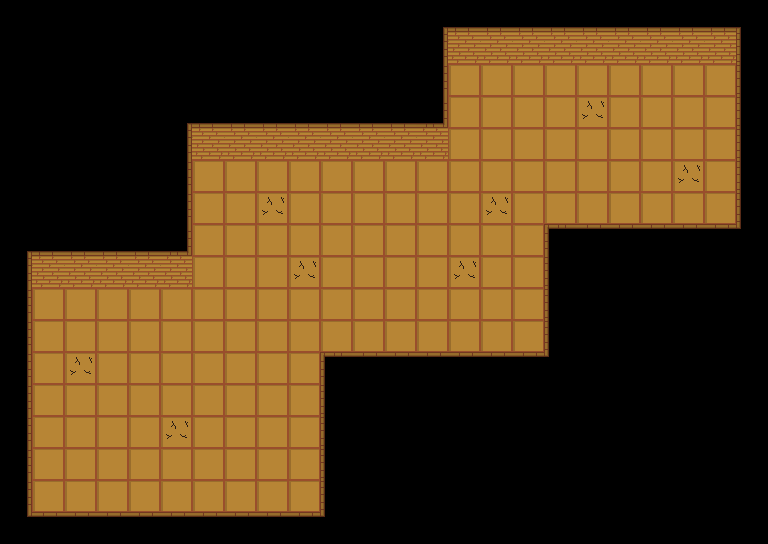

Below is a game level as drawn by its tile map, then a one-line description and the .tmx file that defines it, in full:
An orthogonal 24x17 tile map with 32x32 px tiles, 3 tile layers (Below, Middle, Above) and 2 objects (2x Spawn).

<map version="1.2" tiledversion="1.3.3" orientation="orthogonal" renderorder="right-down" width="24" height="17" tilewidth="32" tileheight="32" infinite="0" nextlayerid="11" nextobjectid="105">
 <editorsettings>
  <export target="Spawn_Home.json" format="json" />
 </editorsettings>
 <tileset firstgid="1" source="Spawn_Home.tsx" />
 <layer id="1" name="Below" width="24" height="17">
  <data encoding="csv">
0,0,0,0,0,0,0,0,0,0,0,0,0,0,0,0,0,0,0,0,0,0,0,0,
0,0,0,0,0,0,0,0,0,0,0,0,0,0,8,8,8,8,8,8,8,8,8,0,
0,0,0,0,0,0,0,0,0,0,0,0,0,0,8,8,8,8,8,8,8,8,8,0,
0,0,0,0,0,0,0,0,0,0,0,0,0,0,8,8,8,8,9,8,8,8,8,0,
0,0,0,0,0,0,8,8,8,8,8,8,8,8,8,8,8,8,8,8,8,8,8,0,
0,0,0,0,0,0,8,8,8,8,8,8,8,8,8,8,8,8,8,8,8,9,8,0,
0,0,0,0,0,0,8,8,9,8,8,8,8,8,8,9,8,8,8,8,8,8,8,0,
0,0,0,0,0,0,8,8,8,8,8,8,8,8,8,8,8,0,0,0,0,0,0,0,
0,8,8,8,8,8,8,8,8,9,8,8,8,8,9,8,8,0,0,0,0,0,0,0,
0,8,8,8,8,8,8,8,8,8,8,8,8,8,8,8,8,0,0,0,0,0,0,0,
0,8,8,8,8,8,8,8,8,8,8,8,8,8,8,8,8,0,0,0,0,0,0,0,
0,8,9,8,8,8,8,8,8,8,0,0,0,0,0,0,0,0,0,0,0,0,0,0,
0,8,8,8,8,8,8,8,8,8,0,0,0,0,0,0,0,0,0,0,0,0,0,0,
0,8,8,8,8,9,8,8,8,8,0,0,0,0,0,0,0,0,0,0,0,0,0,0,
0,8,8,8,8,8,8,8,8,8,0,0,0,0,0,0,0,0,0,0,0,0,0,0,
0,8,8,8,8,8,8,8,8,8,0,0,0,0,0,0,0,0,0,0,0,0,0,0,
0,0,0,0,0,0,0,0,0,0,0,0,0,0,0,0,0,0,0,0,0,0,0,0
</data>
 </layer>
 <layer id="5" name="Middle" width="24" height="17">
  <data encoding="csv">
4,4,4,4,4,4,4,4,4,4,4,4,4,11,1,1,1,1,1,1,1,1,1,12,
4,4,4,4,4,4,4,4,4,4,4,4,4,6,3,3,3,3,3,3,3,3,3,2,
4,4,4,4,4,4,4,4,4,4,4,4,4,6,0,0,0,0,0,0,0,0,0,2,
4,4,4,4,4,11,1,1,1,1,1,1,1,19,0,0,0,0,0,0,0,0,0,2,
4,4,4,4,4,6,3,3,3,3,3,3,3,3,0,0,0,0,0,0,0,0,0,2,
4,4,4,4,4,6,0,0,0,0,0,0,0,0,0,0,0,0,0,0,0,0,0,2,
4,4,4,4,4,6,0,0,0,0,0,0,0,0,0,0,0,0,0,0,0,0,0,2,
11,1,1,1,1,19,0,0,0,0,0,0,0,0,0,0,0,13,7,7,7,7,7,17,
6,3,3,3,3,3,0,0,0,0,0,0,0,0,0,0,0,2,4,4,4,4,4,4,
6,0,0,0,0,0,0,0,0,0,0,0,0,0,0,0,0,2,4,4,4,4,4,4,
6,0,0,0,0,0,0,0,0,0,0,0,0,0,0,0,0,2,4,4,4,4,4,4,
6,0,0,0,0,0,0,0,0,0,13,7,7,7,7,7,7,17,4,4,4,4,4,4,
6,0,0,0,0,0,0,0,0,0,2,4,4,4,4,4,4,4,4,4,4,4,4,4,
6,0,0,0,0,0,0,0,0,0,2,4,4,4,4,4,4,4,4,4,4,4,4,4,
6,0,0,0,0,0,0,0,0,0,2,4,4,4,4,4,4,4,4,4,4,4,4,4,
6,0,0,0,0,0,0,0,0,0,2,4,4,4,4,4,4,4,4,4,4,4,4,4,
16,7,7,7,7,7,7,7,7,7,17,4,4,4,4,4,4,4,4,4,4,4,4,4
</data>
 </layer>
 <layer id="4" name="Above" width="24" height="17">
  <data encoding="csv">
0,0,0,0,0,0,0,0,0,0,0,0,0,0,0,0,0,0,0,0,0,0,0,0,
0,0,0,0,0,0,0,0,0,0,0,0,0,0,0,0,0,0,0,0,0,0,0,0,
0,0,0,0,0,0,0,0,0,0,0,0,0,0,0,0,0,0,0,0,0,0,0,0,
0,0,0,0,0,0,0,0,0,0,0,0,0,0,0,0,0,0,0,0,0,0,0,0,
0,0,0,0,0,0,0,0,0,0,0,0,0,0,0,0,0,0,0,0,0,0,0,0,
0,0,0,0,0,0,0,0,0,0,0,0,0,0,0,0,0,0,0,0,0,0,0,0,
0,0,0,0,0,0,0,0,0,0,0,0,0,0,0,0,0,0,0,0,0,0,0,0,
0,0,0,0,0,0,0,0,0,0,0,0,0,0,0,0,0,0,0,0,0,0,0,0,
0,0,0,0,0,0,0,0,0,0,0,0,0,0,0,0,0,0,0,0,0,0,0,0,
0,0,0,0,0,0,0,0,0,0,0,0,0,0,0,0,0,0,0,0,0,0,0,0,
0,0,0,0,0,0,0,0,0,0,0,0,0,0,0,0,0,0,0,0,0,0,0,0,
0,0,0,0,0,0,0,0,0,0,0,0,0,0,0,0,0,0,0,0,0,0,0,0,
0,0,0,0,0,0,0,0,0,0,0,0,0,0,0,0,0,0,0,0,0,0,0,0,
0,0,0,0,0,0,0,0,0,0,0,0,0,0,0,0,0,0,0,0,0,0,0,0,
0,0,0,0,0,0,0,0,0,0,0,0,0,0,0,0,0,0,0,0,0,0,0,0,
0,0,0,0,0,0,0,0,0,0,0,0,0,0,0,0,0,0,0,0,0,0,0,0,
0,0,0,0,0,0,0,0,0,0,0,0,0,0,0,0,0,0,0,0,0,0,0,0
</data>
 </layer>
 <objectgroup id="9" name="Objects" />
 <objectgroup id="8" name="SpawnPoints">
  <object id="103" name="Spawn" x="433" y="329">
   <point />
  </object>
 </objectgroup>
 <objectgroup id="10" name="Portals">
  <object id="104" name="Spawn" x="433" y="362">
   <point />
  </object>
 </objectgroup>
</map>